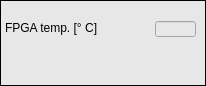
   <widget class="caFrame" name="caframe_6">
    <property name="geometry">
     <rect>
      <x>195</x>
      <y>330</y>
      <width>206</width>
      <height>86</height>
     </rect>
    </property>
    <property name="styleSheet">
     <string notr="true">background-color: rgb(231, 231, 231);</string>
    </property>
    <property name="frameShape">
     <enum>QFrame::Box</enum>
    </property>
    <property name="frameShadow">
     <enum>QFrame::Plain</enum>
    </property>
    <property name="lineWidth">
     <number>1</number>
    </property>
    <property name="midLineWidth">
     <number>1</number>
    </property>
    <property name="background">
     <color>
      <red>0</red>
      <green>0</green>
      <blue>0</blue>
     </color>
    </property>
    <property name="backgroundMode">
     <enum>caFrame::Filled</enum>
    </property>
    <widget class="caRelatedDisplay" name="hp_temp">
     <property name="geometry">
      <rect>
       <x>5</x>
       <y>45</y>
       <width>66</width>
       <height>31</height>
      </rect>
     </property>
     <property name="font">
      <font>
       <family>Sans Serif</family>
       <pointsize>10</pointsize>
      </font>
     </property>
     <property name="background">
      <color>
       <red>252</red>
       <green>220</green>
       <blue>123</blue>
      </color>
     </property>
     <property name="labels">
      <string notr="true">HP BPM
temp</string>
     </property>
     <property name="files">
      <string notr="true">hp_temperatures</string>
     </property>
     <property name="args">
      <string notr="true">BPM=$(BPM)</string>
     </property>
     <property name="fontScaleMode">
      <enum>EPushButton::WidthAndHeight</enum>
     </property>
    </widget>
    <widget class="caRelatedDisplay" name="bpm_temp">
     <property name="geometry">
      <rect>
       <x>75</x>
       <y>45</y>
       <width>61</width>
       <height>31</height>
      </rect>
     </property>
     <property name="font">
      <font>
       <family>Sans Serif</family>
       <pointsize>10</pointsize>
      </font>
     </property>
     <property name="background">
      <color>
       <red>252</red>
       <green>220</green>
       <blue>123</blue>
      </color>
     </property>
     <property name="labels">
      <string notr="true">BPM
T°C</string>
     </property>
     <property name="files">
      <string notr="true">temperatures</string>
     </property>
     <property name="args">
      <string notr="true">MODULE=$(BPM);</string>
     </property>
     <property name="fontScaleMode">
      <enum>EPushButton::WidthAndHeight</enum>
     </property>
    </widget>
    <widget class="caRelatedDisplay" name="bpm_temp_2">
     <property name="geometry">
      <rect>
       <x>140</x>
       <y>45</y>
       <width>61</width>
       <height>31</height>
      </rect>
     </property>
     <property name="font">
      <font>
       <family>Sans Serif</family>
       <pointsize>10</pointsize>
      </font>
     </property>
     <property name="background">
      <color>
       <red>252</red>
       <green>220</green>
       <blue>123</blue>
      </color>
     </property>
     <property name="labels">
      <string notr="true">BPM
U/I</string>
     </property>
     <property name="files">
      <string notr="true">voltages</string>
     </property>
     <property name="args">
      <string notr="true">MODULE=$(BPM);</string>
     </property>
     <property name="fontScaleMode">
      <enum>EPushButton::WidthAndHeight</enum>
     </property>
    </widget>
    <widget class="QLabel" name="label_32">
     <property name="geometry">
      <rect>
       <x>5</x>
       <y>20</y>
       <width>151</width>
       <height>16</height>
      </rect>
     </property>
     <property name="font">
      <font>
       <pointsize>9</pointsize>
      </font>
     </property>
     <property name="text">
      <string>FPGA temp. [° C]</string>
     </property>
    </widget>
    <widget class="caLineEdit" name="calineedit_8">
     <property name="geometry">
      <rect>
       <x>155</x>
       <y>21</y>
       <width>41</width>
       <height>16</height>
      </rect>
     </property>
     <property name="font">
      <font>
       <family>Sans Serif</family>
       <pointsize>10</pointsize>
      </font>
     </property>
     <property name="alignment">
      <set>Qt::AlignRight|Qt::AlignTrailing|Qt::AlignVCenter</set>
     </property>
     <property name="channel" stdset="0">
      <string notr="true"/>
     </property>
     <property name="precision">
      <number>2</number>
     </property>
     <property name="precisionMode">
      <enum>caLineEdit::Channel</enum>
     </property>
     <property name="fontScaleMode">
      <enum>caLineEdit::WidthAndHeight</enum>
     </property>
    </widget>
   </widget>
